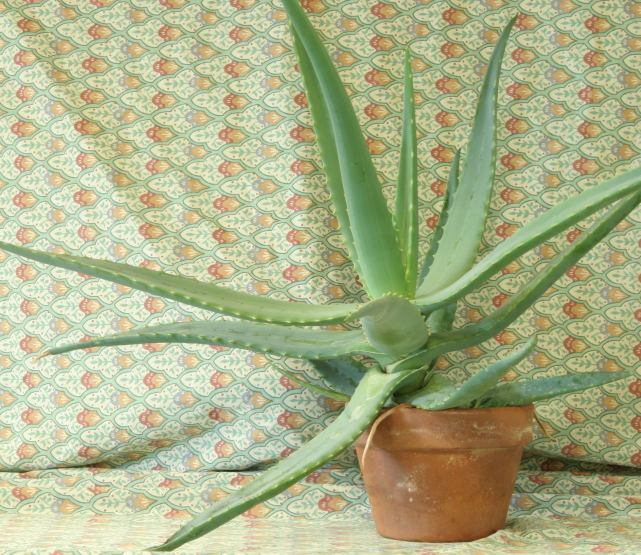
#> input picture Codes/Stereovision_ZAW/aloes/aloeL.jpg, 1282 x 1110 px, found by its file name (shown at 1/2 size)
$ python z_3_netowe.py ../aloes/aloeL.jpg
#> lines starting #> are read from the running program, lines starting #| are printed output that depends on the picture
import cv2
import numpy as np
import matplotlib.pyplot as plt

left_img = cv2.imread('../../../../../Downloads/zaw_1_12/lab_5_ZAW/aloes/aloeL.jpg')
#> left_img is the input picture: shape (1110, 1282, 3); mean B, G, R 136.6, 177.2, 171.2
right_img = cv2.imread('../../../../../Downloads/zaw_1_12/lab_5_ZAW/aloes/aloeR.jpg')
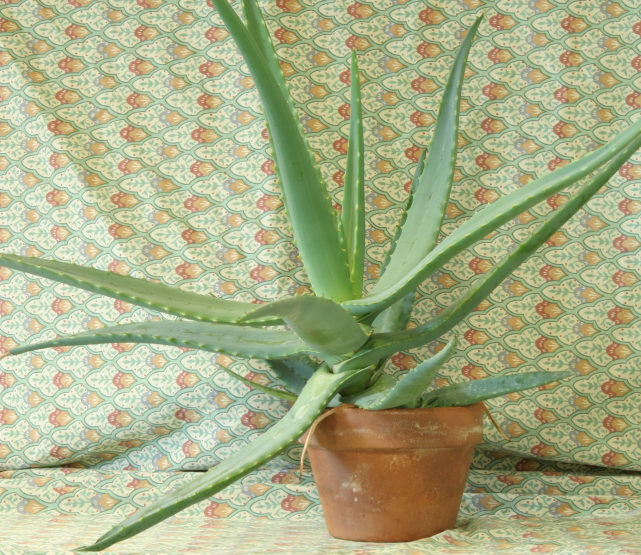
#> input picture Codes/Stereovision_ZAW/aloes/aloeR.jpg, 1282 x 1110 px, found by its file name (shown at 1/2 size)
#> right_img is the input picture: shape (1110, 1282, 3); mean B, G, R 134.1, 174.2, 168

stereo_bm = cv2.StereoBM_create(32)
dispmap_bm = stereo_bm.compute(cv2.cvtColor(left_img, cv2.COLOR_BGR2GRAY),
                               cv2.cvtColor(right_img, cv2.COLOR_BGR2GRAY))
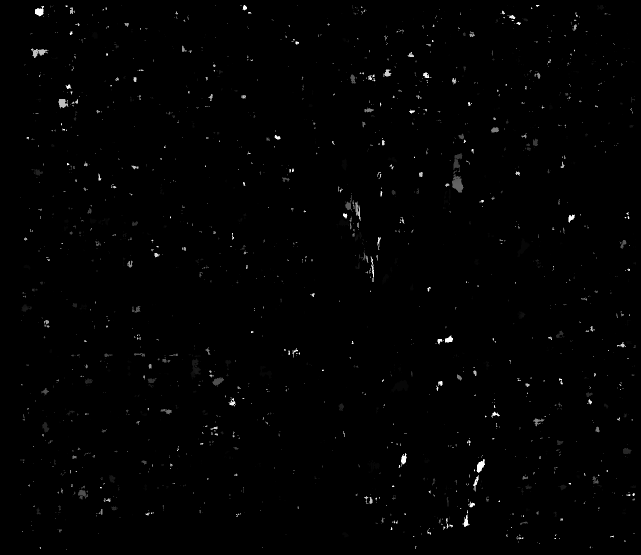
#> dispmap_bm: shape (1110, 1282) int16 (shown at 1/2 size); min -16, max 496, mean -12; drawn with min black and max white

stereo_sgbm = cv2.StereoSGBM_create(0, 32)
dispmap_sgbm = stereo_sgbm.compute(left_img, right_img)
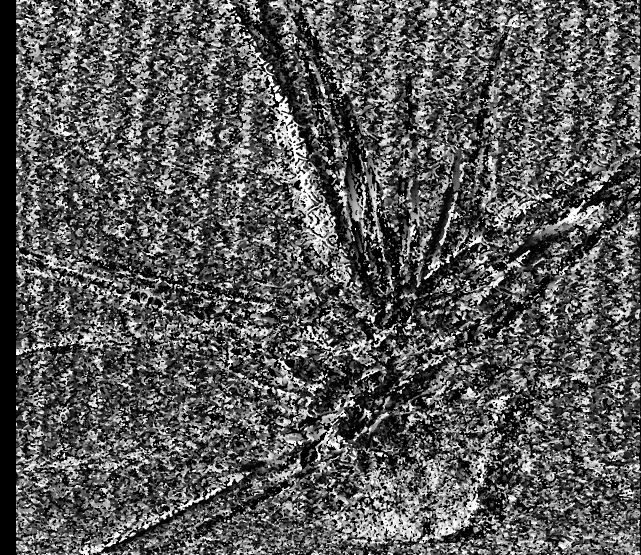
#> dispmap_sgbm: shape (1110, 1282) int16 (shown at 1/2 size); min -16, max 496, mean 162.3; drawn with min black and max white

plt.figure(figsize=(12,10))
plt.subplot(221)
plt.title('left')
plt.imshow(left_img[:,:,[2,1,0]])
plt.subplot(222)
plt.title('right')
plt.imshow(right_img[:,:,[2,1,0]])
plt.subplot(223)
plt.title('BM')
plt.imshow(dispmap_bm, cmap='gray')
plt.subplot(224)
plt.title('SGBM')
plt.imshow(dispmap_sgbm, cmap='gray')
plt.show()
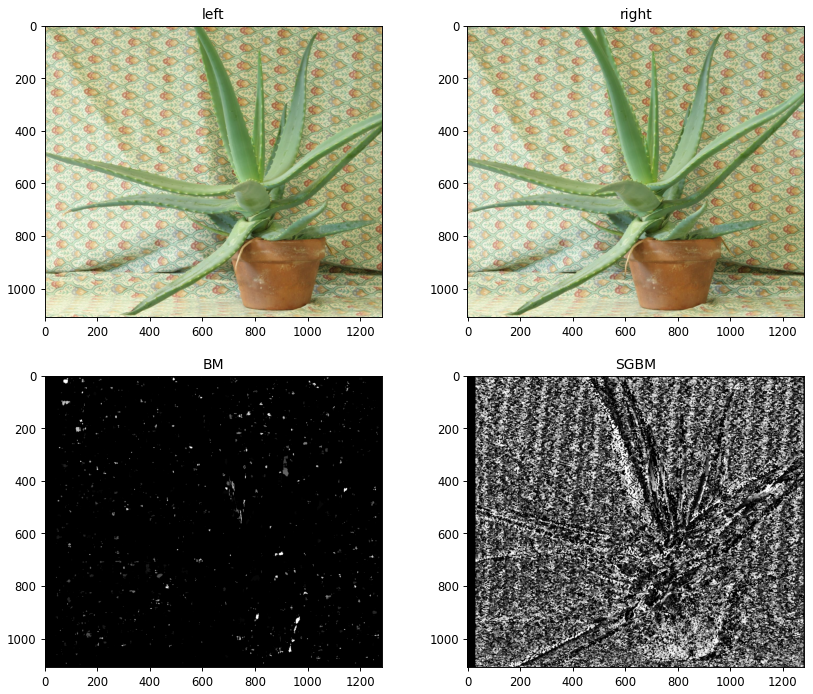
#> figure drawn by matplotlib, 4 panels

# [37 lines of commented-out code are left out]
